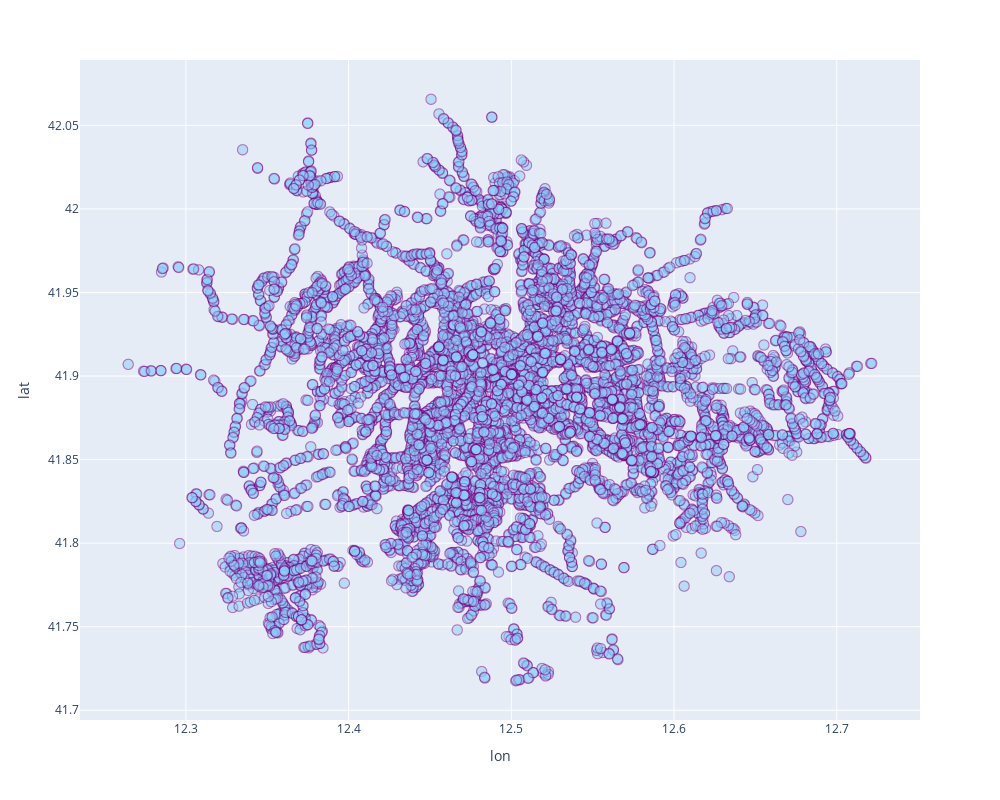

Notebook code cell kept with this figure:
### Markdown cell above
## Nodes Distribution

### Code cell
import plotly.express as px

fig = px.scatter(data_frame = nodes_df, x = 'lon', y = 'lat', hover_data = ['name'], width = 1000, height = 800, size_max = 10, opacity = 0.5
                )
fig.update_traces(marker = dict(size = 10, color = 'lightskyblue', line = dict(width = 1, color = 'purple')))

fig.show()

### Figure 1 — Plotly figure (JSON) as saved in the notebook; plotly's stock layout.template omitted (floating-point values rounded to 4 significant figures; data arrays with more than 128 entries replaced by an {"elided": "..."} marker saying what was removed)
{"data": [{"customdata": {"elided": "7869x1 str values"}, "hovertemplate": "lon=%{x}<br>lat=%{y}<br>name=%{customdata[0]}<extra></extra>", "legendgroup": "", "marker": {"color": "lightskyblue", "line": {"color": "purple", "width": 1}, "opacity": 0.5, "size": 10, "symbol": "circle"}, "mode": "markers", "name": "", "showlegend": false, "type": "scattergl", "x": {"elided": "7869 float values"}, "xaxis": "x", "y": {"elided": "7869 float values"}, "yaxis": "y"}], "layout": {"height": 800, "legend": {"tracegroupgap": 0}, "margin": {"t": 60}, "width": 1000, "xaxis": {"anchor": "y", "domain": [0, 1], "title": {"text": "lon"}}, "yaxis": {"anchor": "x", "domain": [0, 1], "title": {"text": "lat"}}}}
